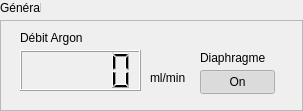
     <widget class="QWidget" name="Container_Injection_General" native="true">
      <property name="geometry">
       <rect>
        <x>20</x>
        <y>660</y>
        <width>303</width>
        <height>111</height>
       </rect>
      </property>
      <widget class="QFrame" name="frame_12">
       <property name="geometry">
        <rect>
         <x>0</x>
         <y>20</y>
         <width>303</width>
         <height>91</height>
        </rect>
       </property>
       <property name="frameShape">
        <enum>QFrame::Shape::StyledPanel</enum>
       </property>
       <property name="frameShadow">
        <enum>QFrame::Shadow::Raised</enum>
       </property>
       <widget class="QWidget" name="afficheur_14" native="true">
        <property name="geometry">
         <rect>
          <x>20</x>
          <y>10</y>
          <width>171</width>
          <height>61</height>
         </rect>
        </property>
        <widget class="QLabel" name="label_37">
         <property name="geometry">
          <rect>
           <x>0</x>
           <y>0</y>
           <width>65</width>
           <height>16</height>
          </rect>
         </property>
         <property name="text">
          <string>Débit Argon</string>
         </property>
        </widget>
        <widget class="QLabel" name="label_38">
         <property name="geometry">
          <rect>
           <x>130</x>
           <y>40</y>
           <width>41</width>
           <height>16</height>
          </rect>
         </property>
         <property name="text">
          <string>ml/min</string>
         </property>
        </widget>
        <widget class="QLCDNumber" name="lcdNumber_DebitArgon">
         <property name="geometry">
          <rect>
           <x>0</x>
           <y>20</y>
           <width>121</width>
           <height>41</height>
          </rect>
         </property>
         <property name="smallDecimalPoint">
          <bool>false</bool>
         </property>
        </widget>
       </widget>
       <widget class="QWidget" name="afficheur_15" native="true">
        <property name="geometry">
         <rect>
          <x>200</x>
          <y>30</y>
          <width>83</width>
          <height>44</height>
         </rect>
        </property>
        <widget class="QLabel" name="label_39">
         <property name="geometry">
          <rect>
           <x>0</x>
           <y>0</y>
           <width>66</width>
           <height>16</height>
          </rect>
         </property>
         <property name="text">
          <string>Diaphragme</string>
         </property>
        </widget>
        <widget class="QPushButton" name="pushButton_Diaphragme">
         <property name="geometry">
          <rect>
           <x>0</x>
           <y>20</y>
           <width>75</width>
           <height>24</height>
          </rect>
         </property>
         <property name="text">
          <string>On</string>
         </property>
         <property name="checkable">
          <bool>true</bool>
         </property>
         <property name="checked">
          <bool>true</bool>
         </property>
        </widget>
       </widget>
      </widget>
      <widget class="QLabel" name="label_59">
       <property name="geometry">
        <rect>
         <x>0</x>
         <y>0</y>
         <width>41</width>
         <height>16</height>
        </rect>
       </property>
       <property name="text">
        <string>Général</string>
       </property>
      </widget>
     </widget>
